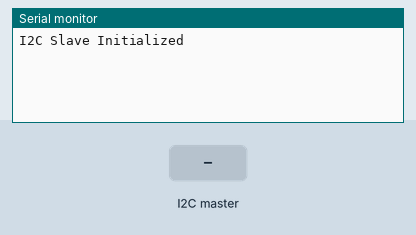
The sketch below on a simulated Arduino Uno, built with avr-gcc and run on an emulated ATmega328P. Parts: the last lines printed to the serial monitor. Inputs (shaded band) come from the test bench.

Above: at 1.2 s.
1.3 s: the I2C master sends "c"
At 2.5 s:
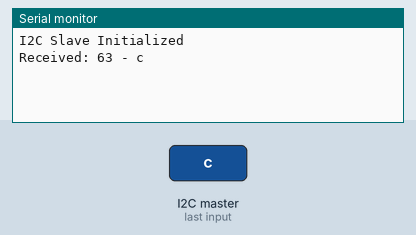
2.8 s: the I2C master sends "d"
At 3.8 s:
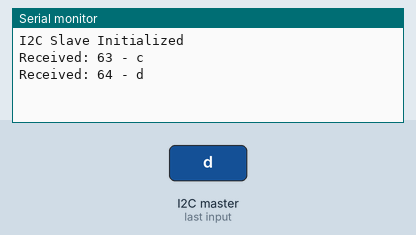
4.3 s: the I2C master sends "i"
At 4.9 s:
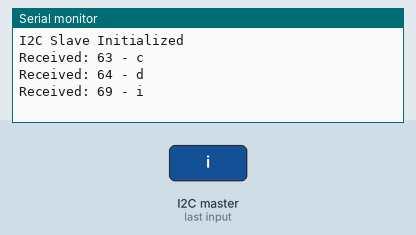
5.8 s: the I2C master sends "x"
At 7.0 s:
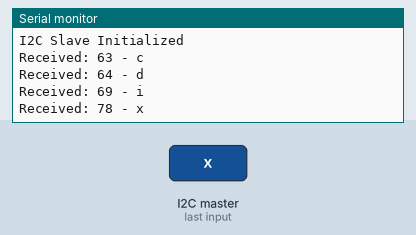
7.3 s: the I2C master sends "X"
At 8.4 s:
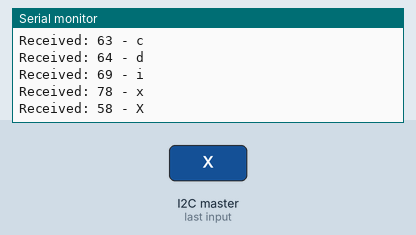
8.8 s: the I2C master sends "o"
At 9.5 s:
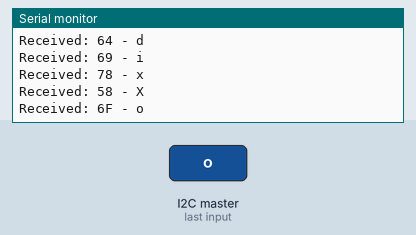

Measured:
- after the input at 1.3 s, the serial monitor: prints a new line at once (image 1)
- after the input at 2.8 s, the serial monitor: prints a new line at once (image 2)
- after the input at 4.3 s, the serial monitor: prints a new line at once (image 3)
- after the input at 5.8 s, the serial monitor: prints a new line at once (image 4)
- after the input at 7.3 s, the serial monitor: prints a new line at once (image 5)
- after the input at 8.8 s, the serial monitor: prints a new line at once (image 6)

The sketch:

i2c-slave.ino
```cpp
#include <Wire.h>

#define ADDRESS 21

const char *answer = "HELLO_I2C";

void setup() {
  // put your setup code here, to run once:
  Wire.begin(ADDRESS);
  Wire.onRequest(request_data);
  Wire.onReceive(receive_data);

  Serial.begin(9600);

  Serial.println("I2C Slave Initialized");
}

void receive_data() {
  while (Wire.available() > 0) {
    char buffer[32];
    byte b = Wire.read();

    sprintf(buffer, "Received: %2.2X - %c", b, b);
    Serial.println(buffer);
  }
}

void request_data() {

  // Send response back to Master
  Wire.write(answer, strlen(answer));

  // Print to Serial Monitor
  Serial.print("Sent Data: ");
  Serial.println(answer);
}

void loop() {
  // put your main code here, to run repeatedly:
  delay(50);
}
```

common.h
```cpp
#pragma once

#include <stdint.h>

typedef uint8_t u8;
typedef uint16_t u16;
typedef uint32_t u32;
typedef uint64_t u64;

typedef volatile u32 reg32;
```

i2c.h
```cpp
#pragma once

#include "common.h"

typedef enum i2c_status {
	I2C_SUCCESS,
	I2C_ACK_ERROR,
	I2C_DATA_LOSS,
	I2C_CLOCK_TIMEOUT
}i2c_status;

void i2c_init();

i2c_status i2c_recv(u8 address, u8 *buffer, u32 size);

i2c_status i2c_send(u8 address, u8 *buffer, u32 size);
```

mini_uart.h
```cpp
#pragma once

void uart_send_string(char *);
void uart_init();
char uart_recv();
void uart_send(char);
```

aux.h
```cpp
#pragma once

#include "common.h"

#include "peripherals/base.h"

struct AuxRegs {
	reg32 irq_status;
	reg32 enables;
	reg32 reserved[14];
	reg32 mu_io;
	reg32 mu_ier;
	reg32 mu_iir;
	reg32 mu_lcr;
	reg32 mu_mcr;
	reg32 mu_lsr;
	reg32 mu_msr;
	reg32 mu_scratch;
	reg32 mu_control;
	reg32 mu_status;
	reg32 mu_baud_rate;
};

#define REGS_AUX ((struct AuxRegs *)(PBASE + 0x00215000))
```

base.h
```cpp
#pragma once

#if RPI_VERSION == 3
#define PBASE 0x3F000000

#elif RPI_VERSION == 4
#define PBASE 0xFE000000

#else
#define PBASE 0
#error RPI_VERSION NOT DEFINED

#endif

#define CORE_CLOCK_SPEED 1500000000
```

i2c.h
```cpp
#pragma once

#include "common.h"

#include "peripherals/base.h"

struct I2CRegs {
	reg32 control;
	reg32 status;
	reg32 data_length;
	reg32 slave_address;
	reg32 data_fifo;
	reg32 clock_divider;
	reg32 data_delay;
	reg32 clock_stretch_timeout;
};

#define I2CRegs ((struct I2CRegs *)(PBASE + 0x00804000))

// Control register
#define C_I2CEN	(1 << 15)
#define C_INTR	(1 << 10)
#define C_INTT	(1 << 9)
#define C_INTD	(1 << 8)
#define C_ST	(1 << 7)
#define C_CLEAR	(1 << 5)
#define C_READ	(1 << 0)

// Status register
#define S_CLKT	(1 << 9)
#define S_ERR	(1 << 8)
#define S_RXF	(1 << 7)
#define S_TXE	(1 << 6)
#define S_RXD	(1 << 5)
#define S_TXD	(1 << 4)
#define S_RXR	(1 << 3)
#define S_TXW	(1 << 2)
#define S_DONE	(1 << 1)
#define S_TA	(1 << 0)
```

printf.h
```cpp
#pragma once

#include <stdarg.h>

int printf(char *fmt, ...);

void init_printf(void *, void (*putf)(void *, char));
```

utils.h
```cpp
#pragma once

#include "common.h"

void delay(u64 ticks);
void put32(u64 address, u32 value);
u32 get32(u64 address);
```

i2c.c
```cpp
#include "gpio.h"
#include "peripherals/i2c.h"
#include "i2c.h"
#include "printf.h"

#define I2C_SPEED 100000

void i2c_init()
{
	gpio_pin_set_func(2, GFAlt0);
	gpio_pin_set_func(3, GFAlt0);
	gpio_pin_enable(2);
	gpio_pin_enable(3);

	I2CRegs->clock_divider = CORE_CLOCK_SPEED / I2C_SPEED;
}

i2c_status i2c_recv(u8 address, u8 *buffer, u32 size)
{
	int count = 0;

	I2CRegs->slave_address = address;
	I2CRegs->control = C_CLEAR;
	I2CRegs->status = S_CLKT | S_ERR | S_DONE;
	I2CRegs->data_length = size;
	I2CRegs->control = C_I2CEN | C_ST | C_READ;

	while (!(I2CRegs->status & S_DONE)) {
		while (I2CRegs->status & S_RXD) {
			*buffer++ = I2CRegs->data_fifo & 0xFF;
			count++;
		}
	}

	while (count < size && I2CRegs->status & S_RXD) {
		*buffer++ = I2CRegs->data_fifo & 0xFF;
		count++;
	}

	reg32 status = I2CRegs->status;

	I2CRegs->status = S_DONE;

	if (status & S_ERR) {
		return I2C_ACK_ERROR;
	} else if (status & S_CLKT) {
		return I2C_CLOCK_TIMEOUT;
	} else if (count < size) {
		return I2C_DATA_LOSS;
	}

	return I2C_SUCCESS;
}

i2c_status i2c_send(u8 address, u8 *buffer, u32 size)
{
	int count = 0;

	I2CRegs->slave_address = address;
	I2CRegs->control = C_CLEAR;
	I2CRegs->status = S_CLKT | S_ERR | S_DONE;
	I2CRegs->data_length = size;
	I2CRegs->control = C_I2CEN | C_ST;

	while (!(I2CRegs->status & S_DONE)) {
		while (count < size && I2CRegs->status & S_TXD) {
			I2CRegs->data_fifo = *buffer++;
			count++;
		}
	}

	reg32 status = I2CRegs->status;

	I2CRegs->status = S_DONE;

	if (status & S_ERR) {
		return I2C_ACK_ERROR;
	} else if (status & S_CLKT) {
		return I2C_CLOCK_TIMEOUT;
	} else if (count < size) {
		return I2C_DATA_LOSS;
	}

	return I2C_SUCCESS;
}
```

mini_uart.c
```cpp
#include "gpio.h"
#include "utils.h"
#include "peripherals/aux.h"
#include "mini_uart.h"

#define TXD 14
#define RXD 15

void uart_init()
{
	gpio_pin_set_func(TXD, GFAlt5);
	gpio_pin_set_func(RXD, GFAlt5);

	gpio_pin_enable(TXD);
	gpio_pin_enable(RXD);

	REGS_AUX->enables = 1;
	REGS_AUX->mu_control = 0;
	REGS_AUX->mu_ier = 0;
	//REGS_AUX->mu_ier = 0xf;
	REGS_AUX->mu_lcr = 3;
	REGS_AUX->mu_mcr = 0;

#if RPI_VERSION == 3
	REGS_AUX->mu_baud_rate = 270;
#endif

#if RPI_VERSION == 4
	REGS_AUX->mu_baud_rate = 541;
#endif
	REGS_AUX->mu_control = 3;

	uart_send('\r');
	uart_send('\n');
	uart_send('\n');
}

void uart_send(char c) {
	while (!(REGS_AUX->mu_lsr & 0x20));

	REGS_AUX->mu_io = c;
}

char uart_recv() {
	while (!(REGS_AUX->mu_lsr & 0x1));

	return REGS_AUX->mu_io & 0xFF;
}

void uart_send_string(char *str) {
	while (*str) {
		if (*str == '\n') {
			uart_send('\r');
		}

		uart_send(*str);
		str++;
	}
}
```

printf.c
```cpp
#include <stdarg.h>
#include "printf.h"

typedef void (*putcf)(void *, char);
static putcf stdout_putf;
static void *stdout_putp;

void init_printf(void *putp, void (*putf)(void *, char))
{
	stdout_putf = putf;
	stdout_putp = putp;
}

int getStringLength(char *str)
{
	int length = 0;

	while (*str) {
		++length;
		str++;
	}

	return length;
}

void reverse(char str[])
{
	int temp;
	int leftIndex = 0;
	int rightIndex = getStringLength(str) - 1;

	while (leftIndex < rightIndex) {
		temp = str[leftIndex];
		str[leftIndex] = str[rightIndex];
		str[rightIndex] = temp;

		++leftIndex;
		--rightIndex;
	}
}

int print_octal_number(int ival, void *putp, putcf putf)
{
	int no_of_chars = 0;
	char str[8];
	int index = 0;
	int num = ival;

	while (num) {
		str[index++] = (num % 8) + '0';
		num = num / 8;
	}

	str[index] = '\0';

	reverse(str);

	for (index = 0; str[index] != '\0'; index++) {
		//write(1, &str[index], 1);
		//putchar(str[index])
		putf(putp, str[index]);
		no_of_chars++;
	}

	return no_of_chars;
}

int print_hex_number(int ival, void *putp, putcf putf)
{
	int no_of_chars = 0;
	char str[16];
	int index = 0;
	int num = ival;

	while (num) {
		if ((num % 16) > 9) {
			str[index++] = (num % 16) - 10 + 'a';
		}
		else {
			str[index++] = (num % 16) + '0';
		}

		num = num / 16;
	}

	str[index] = '\0';

	reverse(str);

	for (index = 0; str[index] != '\0'; index++) {
		//write(1, &str[index], 1);
		putf(putp, str[index]);
		no_of_chars++;
	}

	return no_of_chars;
}

int print_decimal_number(int ival, void *putp, putcf putf)
{
	int no_of_chars = 0;
	int c;
	char str[10];
	int index = 0;
	int num = ival;

	if (num < 0) {
		//putchar('-');
		c = '-';
		//write(1, &c, 1);
		putf(putp, c);
		num = num * -1;
		no_of_chars++;
	}
	while (num) {
		str[index] = (num % 10) + '0';
		num = num / 10;
		index++;
	}
	str[index] = '\0';

	reverse(str);

	for (index = 0; str[index] != '\0'; index++) {
		//putchar(str[index]);
		//write(1, &str[index], 1);
		putf(putp, str[index]);
		no_of_chars++;
	}

	return no_of_chars;
}

int printf(char *fmt, ...)
{
	va_list ap;
	char *p;
	char *cval;
	char *sval;
	int ival;
	//double dval;
	int no_of_chars = 0;

	va_start(ap, fmt);

	for (p = fmt; *p; p++) {
		if (*p != '%') {
			//write(1, p, 1);
			//putchar(*p);
			stdout_putf(stdout_putp, *p);
			no_of_chars++;
			continue;
		}
		switch(*++p) {
			case 'c':
				cval = va_arg(ap, char *);
				//write(1, cval, 1);
				stdout_putf(stdout_putp, *cval);
				no_of_chars++;
				break;
			case 'd':
			case 'i':
				ival = va_arg(ap, int);
				no_of_chars += print_decimal_number(ival, stdout_putp, stdout_putf);
				break;
			case 'x':
			case 'X':
				ival = va_arg(ap, int);
				no_of_chars += print_hex_number(ival, stdout_putp, stdout_putf);
				break;
			case 'o':
				ival = va_arg(ap, int);
				no_of_chars += print_octal_number(ival, stdout_putp, stdout_putf);
				break;
#if 0
			case 'p':
				break;
#endif
			case 's':
				sval = va_arg(ap, char *);
				while (*sval) {
					//putchar(*sval);
					//write(1, sval, 1);
					stdout_putf(stdout_putp, *sval);
					sval++;
					no_of_chars++;
				}
				break;
#if 0
			case 'f':
				dval = va_arg(ap, double);
				//no_of_chars += print_double_number(dval);
				break;
			case 'u':
				ival = va_arg(ap, int);
				//no_of_chars += print_unsigned_number(ival);
				break;
#endif
			default:
				break;
		}
	}

	va_end(ap);

	return no_of_chars;
}

#if 0
int main()
{
	int no_of_bytes = 0;
	int age = -37;
	int age_hex = 174;
	int age_octal = 48;
	char c = 'a';
	char *str = "Sumedh W. Jambekar";

	myPrintf("This is Sumedh and c: %c\n", c);
	myPrintf("This is Sumedh and str: %s\n", str);
	myPrintf("Age is: %d\n", age);
	myPrintf("Age in hex is: %x\n", age_hex);
	myPrintf("Age in octal is: %o\n", age_octal);

	return 0;
}
#endif
```

gpio.h
```cpp
#pragma once

#include "peripherals/gpio.h"

typedef enum _GpioFunc {
	GFInput = 0,
	GFOutput = 1,
	GFAlt0 = 4,
	GFAlt1 = 5,
	GFAlt2 = 6,
	GFAlt3 = 7,
	GFAlt4 = 3,
	GFAlt5 = 2
} GpioFunc;

void gpio_pin_set_func(u8 pinNumber, GpioFunc func);

void gpio_pin_enable(u8 pinNumber);
```

gpio.h
```cpp
#pragma once

#include "common.h"

#include "peripherals/base.h"

struct GpioPinData {
	reg32 reserved;
	reg32 data[2];
};

struct GpioRegs {
	reg32 func_select[6];
	struct GpioPinData output_set;
	struct GpioPinData output_clear;
	struct GpioPinData level;
	struct GpioPinData ev_detect_status;
	struct GpioPinData re_detect_enable;
	struct GpioPinData fe_detect_enable;
	struct GpioPinData hi_detect_enable;
	struct GpioPinData lo_detect_enable;
	struct GpioPinData async_re_detect;
	struct GpioPinData aysnc_fe_detect;
	reg32 reserved[24];
	reg32 pup_pdn_cntrl_reg[4];
};

#define REGS_GPIO ((struct GpioRegs *)(PBASE + 0x00200000))
```

gpio.c
```cpp
#include "gpio.h"

void gpio_pin_set_func(u8 pinNumber, GpioFunc func) {
	// 3 is the no of bits occupied by each GPIO pin in a register. This means
	// there can be 10 GPIO pins accomodated in each reg.
	u8 bitStart = (pinNumber * 3) % 30;

	// 10 is the no of GPIO pins in each register.
	u8 reg = pinNumber / 10;

	u32 selector = REGS_GPIO->func_select[reg];
	selector &= ~(0x7 << bitStart);
	selector |= (func << bitStart);

	REGS_GPIO->func_select[reg] = selector;
}

void gpio_pin_enable(u8 pinNumber) {
	// 16 is the no of GPIO pins in each register.
	u8 reg = pinNumber / 16;

	// 2 is the no of bits occupied by each GPIO pin in a register. This
	// means there can be 16 GPIO pins accomodated in ecah reg.
	u8 bitStart = (pinNumber * 2) % 32;

	u32 selector = REGS_GPIO->pup_pdn_cntrl_reg[reg];

	// Switch off the 14th and 15th GPIO pins. This means, switch off the bits
	// 28-31 in the selected register.
	//selector = selector & 0x0FFFFFFF;

	//The below logic would set the corresponding bits to 0. For example,
	//in case of pinNumber 14, the bits 28-29 would be set to 0. In case of
	//pinNumber 15, the bits 30-31 would be set to 0.
	selector = selector & ~(0x3 << bitStart);

	REGS_GPIO->pup_pdn_cntrl_reg[reg] = selector;
}
```
